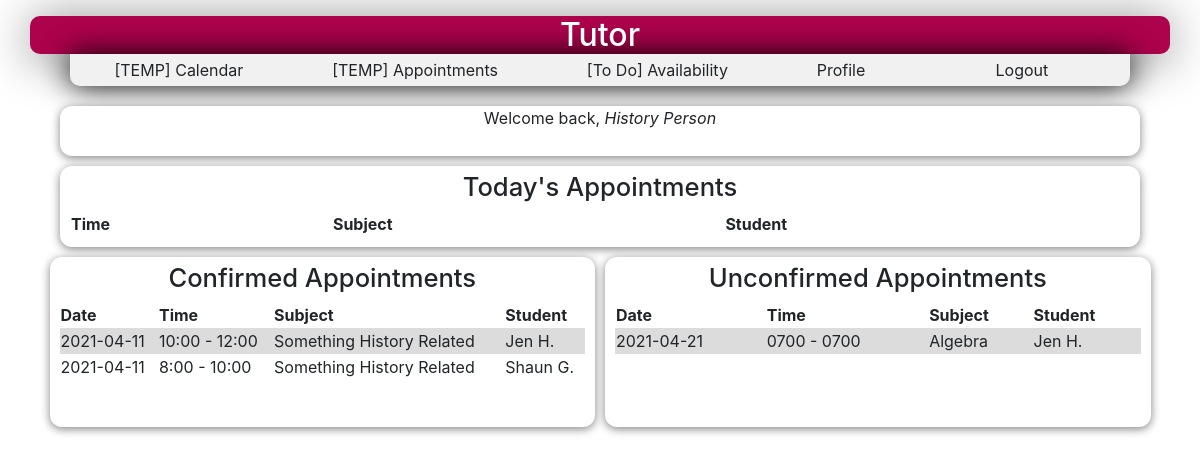
The page /pages/tutor-home.php (signed in) on the database its author committed.
### tables this page shows
CREATE TABLE IF NOT EXISTS `appointment` (
`id` int(3) NOT NULL,
  `tutor_id` int(3) NOT NULL,
  `date` date NOT NULL,
  `time_start` varchar(10) NOT NULL,
  `time_end` varchar(10) NOT NULL,
  `subject` varchar(50) NOT NULL,
  `status` varchar(11) NOT NULL DEFAULT 'Unconfirmed',
  `student_id` int(7) DEFAULT NULL,
  `time_off` bit(1) NOT NULL DEFAULT b'0',
  `assignment` text NOT NULL,
  `file` varchar(400) NOT NULL,
  `student_name` varchar(100) NOT NULL,
  `student_email` varchar(100) NOT NULL
);

CREATE TABLE IF NOT EXISTS `student` (
`id` int(7) NOT NULL,
  `name` varchar(50) NOT NULL,
  `email` varchar(50) NOT NULL
);

### scripts/query_functions.php (the view, shortened to what this page needs)
<?php
require_once('initialize.php');
function get_confirmed_appointments()
{
    global $db;
    $date = date_create('2021-04-10');
    $dateStr = $date->format('Y-m-d');
    $sql = "SELECT Appointment.date, Appointment.time_start, Appointment.time_end, Appointment.subject, Student.name
        FROM Appointment
        INNER JOIN Tutor ON Tutor.id = Appointment.tutor_id AND Tutor.id = " . $_SESSION['activeUser']['id'] . " AND Appointment.date > DATE '" . $dateStr . "' AND Appointment.status = 'Confirmed'
        INNER JOIN Student ON Student.id = Appointment.student_id ORDER BY Appointment.date ASC, Appointment.time_start";
    if (!$result = $db->query($sql)) {
        die ('There was an error running query[' . $connection->error . ']');
    }
    while($row = $result->fetch_assoc()) {
        echo "<tr><td>" . $row["date"] . "</td><td>" . $row["time_start"] . " - " . $row["time_end"] . "</td><td>" . $row["subject"] . "</td><td>" . $row["name"] . "</td></tr>";
    }
}
function get_unconfirmed_appointments()
{
    global $db;
    $date = date_create('2021-04-10');
    $dateStr = $date->format('Y-m-d');
    $sql = "SELECT Appointment.date, Appointment.time_start, Appointment.time_end, Appointment.subject, Student.name
        FROM Appointment
        INNER JOIN Tutor ON Tutor.id = Appointment.tutor_id AND Tutor.id = " . $_SESSION['activeUser']['id'] . " AND Appointment.date >= DATE '" . $dateStr . "' AND Appointment.status = 'Unconfirmed'
        INNER JOIN Student ON Student.id = Appointment.student_id ORDER BY Appointment.date ASC, Appointment.time_start";
    if (!$result = $db->query($sql)) {
        die ('There was an error running query[' . $connection->error . ']');
    }
    while($row = $result->fetch_assoc()) {
        echo "<tr><td>" . $row["date"] . "</td><td>" . $row["time_start"] . " - " . $row["time_end"] . "</td><td>" . $row["subject"] . "</td><td>" . $row["name"] . "</td></tr>";
    }
}
?>

### pages/tutor-home.php (shortened to what this page needs)
<!DOCTYPE html>
<html>
<head>
    <link rel="stylesheet" type="text/css" href="../styles/style.css?<?php echo time();?>" media="screen" />
    <link rel="stylesheet" type="text/css" href="../assets/fullcalendar/main.css?<?php echo time();?>" media="screen" />
</head>
<body>
    <?php require '../shared/logo.php' ; ?>
    <?php require '../shared/tutor-nav.php' ; ?>
    <div class="content-item" id="welcome-msg">
        <div>
            <p>Welcome back, <i><?php echo $_SESSION["activeUser"]["name"];?></i></p>
        </div>
    </div>
    <div class="content-item">
        <h2>Today's Appointments</h2>
        <table id="appt-table">
            <tr>
                <th>Time</th>
                <th>Subject</th>
                <th>Student</th>
            </tr>
        </table>
    </div>
    <div class="content-flex-area">
        <div class="content-item flex-item">
            <h2>Confirmed Appointments</h2>
            <table>
                <tr>
                    <th>Date</th>
                    <th>Time</th>
                    <th>Subject</th>
                    <th>Student</th>
                </tr>
                <?php
                    get_confirmed_appointments();
                ?>
            </table>
        </div>
        <div class="content-item flex-item">
            <h2>Unconfirmed Appointments</h2>
            <table>
                <tr>
                    <th>Date</th>
                    <th>Time</th>
                    <th>Subject</th>
                    <th>Student</th>
                </tr>
                <?php
                    get_unconfirmed_appointments();
                ?>
            </table>
        </div>
    </div>
</body>
</html>

### shared/logo.php
<div id="logo">
    <h1 id="logo-text">Scheduler</h1>
</div>

### shared/tutor-nav.php (shortened to what this page needs)
<link href="../assets/bootstrap/css/bootstrap.min.css" rel="stylesheet">
<link href="../assets/font-awesome/css/font-awesome.min.css" rel="stylesheet">
<div id="nav">
    <ul id="tutor-nav">
		<li ><a href="tutor-calender.php">[TEMP] Calendar</a></li>
		<li ><a href="tutor-home.php">[TEMP] Appointments</a></li>
        <li onclick="showPopup('availability');">[To Do] Availability</li>
        <li onclick="showPopup('profile');">Profile</li>
        <li onclick="goToPage('logout');">Logout</li>
    </ul>
</div>

### styles/style.css (style rules this page uses)
body { text-align: center; background: rgb(230, 227, 227); overflow: scroll; }
#logo { background-color: #AD024C; color: white; border-radius: 10px; cursor: pointer; user-select: none; max-width: 1140px; margin-left: auto; margin-right: auto; box-shadow: 0 4px 50px gray; }
#logo-text { margin-bottom: 0px; font-size: 2em; text-align: center; margin-top: 16px; }
#nav { display: block; margin-left: auto; margin-right: auto; margin-bottom: 20px; padding-right: 20px; padding-left: 20px; max-width: 1100px; }
#nav ul { display: flex; flex-wrap: wrap; list-style-type: none; margin: 0; justify-content: center; border-bottom-left-radius: 10px; background: rgb(241, 241, 241); user-select: none; border-top-left-radius: 0px; border-bottom-right-radius: 10px; box-shadow: 0 0 30px black; padding-top: 3px; padding-bottom: 3px; padding-left: 0px; padding-right: 0px; }
#nav > ul > li { padding-left: 5px; padding-right: 5px; padding-top: 1px; padding-bottom: 1px; min-width: 100px; margin: auto; }
#welcome-msg { min-height: 0px; text-align: center; }
.content-item { display: block; overflow: scroll; max-width: 1080px; min-height: 81px; box-shadow: 0px 2px 10px gray; border-radius: 12px; margin: auto; background: white; margin-top: 10px; margin-bottom: 10px; padding: 10px; padding-top: 0px; }
.content-flex-area { display: flex; flex-wrap: wrap; max-width: 1101px; gap: 10px; margin: auto; margin-top: 10px; margin-bottom: 10px; }
.content-item.flex-item { height: 170px; margin: 0px; box-shadow: 0px 2px 10px gray; border-width: 1px; flex-basis: 400px; flex-grow: 1; background: white; min-width: 208px; }
table { width: 100%; border-collapse: collapse; }
table th { position: sticky; top: 0; background: white; }
table tr:nth-child(even) { background: gainsboro; }
.content-item h2 { text-align: center; font-size: 1.6rem; margin-top: 6px; }
#tutor-nav li a { color: #212529; text-decoration: none; }

### assets/fullcalendar/main.css (style rules this page uses)
:root { --fc-daygrid-event-dot-width: 8px; }
:root { --fc-list-event-dot-width: 10px; --fc-list-event-hover-bg-color: #f5f5f5; }

### rows shown on the page
appointment: date "2021-04-11", time_start "10:00", time_end "12:00", subject "Something History Related", student.name "Jen H."
appointment: date "2021-04-11", time_start "8:00", time_end "10:00", subject "Something History Related", student.name "Shaun G."
appointment: date "2021-04-21", time_start "0700", time_end "0700", subject "Algebra", student.name "Jen H."

### other values the page prints
$_SESSION["activeUser"]["name"] "History Person"
